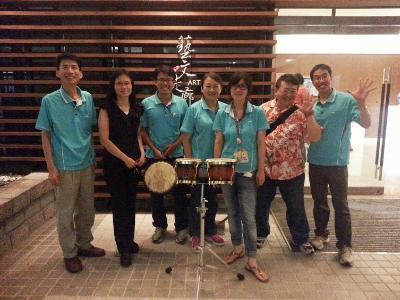
#> input picture img/20130815_190946.jpg, 400 x 300 px, found by its file name
$ python resize_userdefined_width.py   (Python 2 division)
#> lines starting #> are read from the running program, lines starting #| are printed output that depends on the picture
#-------------------------------------------------------------------------------
# Name:        module1
# Purpose:
#
# Author:      yushengc
#
# Created:     24/02/2015
# Copyright:   (c) yushengc 2015
# Licence:     <your licence>
#-------------------------------------------------------------------------------

import Image
import os
from Tkinter import Tk;
from tkFileDialog import askopenfilename
the_file = askopenfilename()
#> the answer given: img/20130815_190946.jpg
specific_width = int(raw_input("the width to resize: "))
#> the answer given: 100
tmp = the_file.split('.')[0].split('/')
file = tmp[len(tmp)-1]+'.'+the_file.split('.')[1]
if(os.path.isdir(file)):
	print "this is a directory. the program do NOTHING!"
elif(file.split('.')[1] == 'jpg' or file.split('.')[1] == 'JPG' or file.split('.')[1] == 'png' or file.split('.')[1] == 'PNG'):
	im = Image.open(file)
#> im is the input picture: PIL image 400x300 RGB; mean R, G, B 109.6, 91.3, 80.8
	width = specific_width
	ratio = float(width)/im.size[0]
#> ratio = 0.25
	if ratio<1:
		height = int(im.size[1]*ratio)
#> height = 75
		nim = im.resize((width, height), Image.BILINEAR)
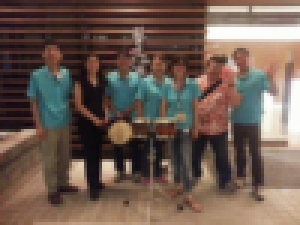
#> nim: PIL image 100x75 RGB (shown 3 times larger); mean R, G, B 109.6, 91.3, 80.8
		bakup_file_name = 'bak.' + file
		im.save(bakup_file_name)
		nim.save(file)
		print file + '\t is resized.\n'
	else:print "the image's width is smaller than specific width. the program do NOTHING!"
else:
    print "the file is NOT jpg or JPG."
print "EOF"

$ run again, on img/DSC_000059.JPG
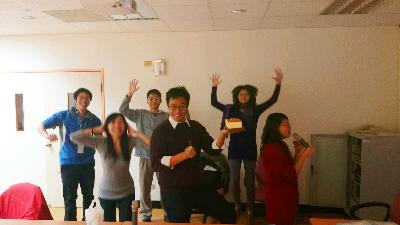
#> input picture img/DSC_000059.JPG, 400 x 225 px, found by its file name
#> im is the input picture: PIL image 400x225 RGB; mean R, G, B 147.3, 124.1, 104.1
#> `nim = im.resize((width, height), Image.BILINEAR)`:
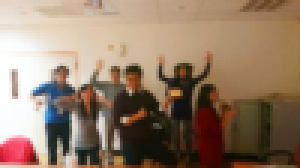
#> nim: PIL image 100x56 RGB (shown 3 times larger); mean R, G, B 147.2, 124.1, 104.1

$ run again, on img/DSC_0086.jpg
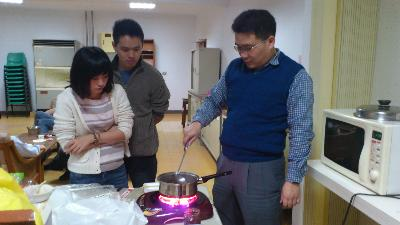
#> input picture img/DSC_0086.jpg, 400 x 225 px, found by its file name
#> im is the input picture: PIL image 400x225 RGB; mean R, G, B 117.5, 117.2, 116.4
#> `nim = im.resize((width, height), Image.BILINEAR)`:
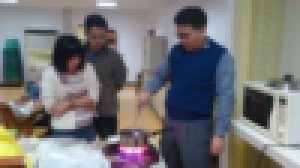
#> nim: PIL image 100x56 RGB (shown 3 times larger); mean R, G, B 117.5, 117.2, 116.5
